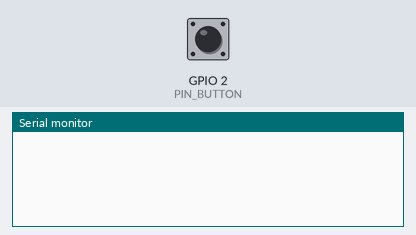
Bench run of a sketch on a simulated ESP32. Parts: the last lines printed to the serial monitor. Inputs (shaded band) come from the test bench; at power-on: GPIO 2 (PIN_BUTTON) HIGH.

Above: at 1.3 s.
1.4 s: GPIO 2 (PIN_BUTTON) pulled LOW for 0.15 s
At 2.0 s:
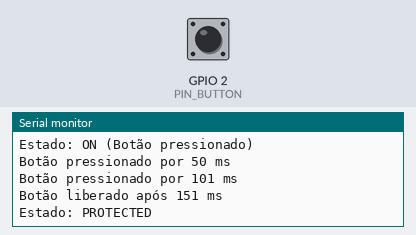
3.0 s: GPIO 2 (PIN_BUTTON) pulled LOW for 1 s
At 3.07 s:
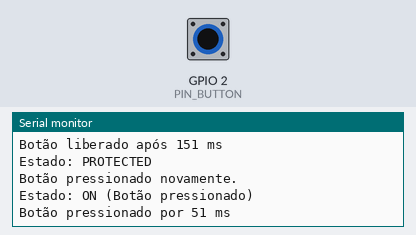
5.5 s: GPIO 2 (PIN_BUTTON) pulled LOW for 0.15 s
At 6.7 s:
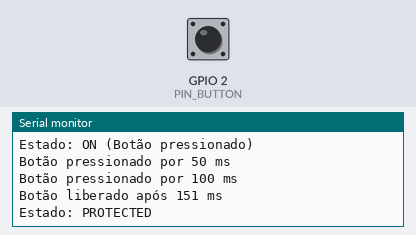
Timing chart, 0 to 8.5 s (numbered marks = the images above; inputs shaded):
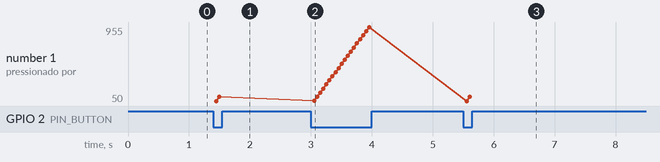

The sketch:

Prova_Eletrolux_2.ino
```cpp
/**
 * @file fsm_button.ino
 * @brief FSM para controle de botão com estados ON, PROTECTED e OFF.
 *
 * @details
 * Esta FSM gerencia um botão utilizando estados finitos. Ao pressionar, entra em ON; ao soltar, entra em PROTECTED por 10 segundos. Se o botão não for pressionado novamente, vai para OFF.
 */

 #include <Arduino.h>

 /// Constantes
 const int PIN_BUTTON = 2;
 const unsigned long PROTECTED_TIMEOUT = 10000;   ///< Tempo de proteção após liberação do botão (ms)
 const unsigned long DEBOUNCE_DELAY = 50;         ///< Tempo de debounce para leitura do botão (ms)
 const unsigned long DEFAULT_BAUD_RATE = 9600;    ///<details Baud rate padrão para comunicação serial

 /// Enum de Estados
 enum FSMState {
   OFF,
   ON,
   PROTECTED
 };

 /// Classe FSM encapsulada
 class ButtonFSM {
 private:
   FSMState state;
   unsigned long pressStartTime;
   unsigned long protectedStartTime;

   bool isButtonPressed() {
     return digitalRead(PIN_BUTTON) == LOW;
   }

   void transitionTo(FSMState newState) {
     state = newState;
     switch (state) {
       case ON:
         pressStartTime = millis();
         Serial.printf("Estado: ON (Botão pressionado)\n");
         break;
       case PROTECTED:
         protectedStartTime = millis();
         Serial.printf("Estado: PROTECTED\n");
         break;
       case OFF:
         Serial.printf("Estado: OFF\n");
         break;
     }
   }

   void initializeSerial() {
     Serial.begin(DEFAULT_BAUD_RATE);
     delay(100); // Pequeno delay para garantir inicialização da Serial
   }

 public:
   /**
    * @brief Construtor da FSM
    */
   ButtonFSM() : state(OFF), pressStartTime(0), protectedStartTime(0) {}

   /**
    * @brief Inicializa a FSM e configura o pino do botão.
    */
   void begin() {
     pinMode(PIN_BUTTON, INPUT_PULLUP);
     initializeSerial();
   }

   /**
    * @brief Atualiza o estado da FSM com base na leitura do botão.
    */
   void update() {
     bool buttonPressed = isButtonPressed();
     switch (state) {
       case OFF:
         if (buttonPressed) {
           transitionTo(ON);
         }
         break;

       case ON:
         if (buttonPressed) {
           Serial.printf("Botão pressionado por %lu ms\n", millis() - pressStartTime);
         } else {
           Serial.printf("Botão liberado após %lu ms\n", millis() - pressStartTime);
           transitionTo(PROTECTED);
         }
         break;

       case PROTECTED:
         if (buttonPressed) {
           Serial.printf("Botão pressionado novamente.\n");
           transitionTo(ON);
         } else if (millis() - protectedStartTime >= PROTECTED_TIMEOUT) {
           Serial.printf("Tempo de proteção expirou.\n");
           transitionTo(OFF);
         }
         break;
     }
     delay(DEBOUNCE_DELAY); // Debounce simples
   }
 };

 ButtonFSM fsm;

 void setup() {
   fsm.begin();
 }

 void loop() {
   fsm.update();
 }
 
```

Measured:
- after the input at 1.4 s, the serial monitor: prints a new line at once (image 1)
- after the input at 3.0 s, the serial monitor: prints a new line at once (image 2)
- after the input at 5.5 s, the serial monitor: prints a new line after 0.06 s (image 3)
- plotted number 1: 101 → 955 after the input at 3.0 s, 955 → 100 after the input at 5.5 s
